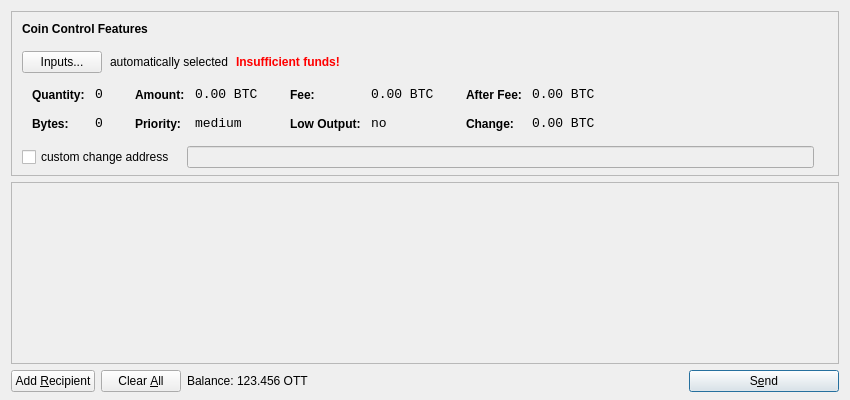
<?xml version="1.0" encoding="UTF-8"?>
<ui version="4.0">
 <class>SendCoinsDialog</class>
 <widget class="QDialog" name="SendCoinsDialog">
  <property name="geometry">
   <rect>
    <x>0</x>
    <y>0</y>
    <width>850</width>
    <height>400</height>
   </rect>
  </property>
  <property name="windowTitle">
   <string>Send Coins</string>
  </property>
  <layout class="QVBoxLayout" name="verticalLayout" stretch="0,1,0">
   <property name="bottomMargin">
    <number>8</number>
   </property>
   <item>
    <widget class="QFrame" name="frameCoinControl">
     <property name="sizePolicy">
      <sizepolicy hsizetype="Expanding" vsizetype="Expanding">
       <horstretch>0</horstretch>
       <verstretch>0</verstretch>
      </sizepolicy>
     </property>
     <property name="maximumSize">
      <size>
       <width>16777215</width>
       <height>16777215</height>
      </size>
     </property>
     <property name="frameShape">
      <enum>QFrame::StyledPanel</enum>
     </property>
     <property name="frameShadow">
      <enum>QFrame::Sunken</enum>
     </property>
     <layout class="QVBoxLayout" name="verticalLayoutCoinControl2">
      <property name="spacing">
       <number>-1</number>
      </property>
      <property name="leftMargin">
       <number>0</number>
      </property>
      <property name="topMargin">
       <number>0</number>
      </property>
      <property name="rightMargin">
       <number>0</number>
      </property>
      <property name="bottomMargin">
       <number>6</number>
      </property>
      <item>
       <layout class="QVBoxLayout" name="verticalLayoutCoinControl" stretch="0,0,0,0,1">
        <property name="spacing">
         <number>0</number>
        </property>
        <property name="leftMargin">
         <number>10</number>
        </property>
        <property name="topMargin">
         <number>10</number>
        </property>
        <item>
         <layout class="QHBoxLayout" name="horizontalLayoutCoinControl1">
          <property name="bottomMargin">
           <number>15</number>
          </property>
          <item>
           <widget class="QLabel" name="labelCoinControlFeatures">
            <property name="sizePolicy">
             <sizepolicy hsizetype="Preferred" vsizetype="Maximum">
              <horstretch>0</horstretch>
              <verstretch>0</verstretch>
             </sizepolicy>
            </property>
            <property name="font">
             <font>
              <weight>75</weight>
              <bold>true</bold>
             </font>
            </property>
            <property name="styleSheet">
             <string notr="true">font-weight:bold;</string>
            </property>
            <property name="text">
             <string>Coin Control Features</string>
            </property>
           </widget>
          </item>
         </layout>
        </item>
        <item>
         <layout class="QHBoxLayout" name="horizontalLayoutCoinControl2" stretch="0,0,0,0">
          <property name="spacing">
           <number>8</number>
          </property>
          <property name="bottomMargin">
           <number>10</number>
          </property>
          <item>
           <widget class="QPushButton" name="pushButtonCoinControl">
            <property name="styleSheet">
             <string notr="true"/>
            </property>
            <property name="text">
             <string>Inputs...</string>
            </property>
           </widget>
          </item>
          <item>
           <widget class="QLabel" name="labelCoinControlAutomaticallySelected">
            <property name="text">
             <string>automatically selected</string>
            </property>
            <property name="margin">
             <number>5</number>
            </property>
           </widget>
          </item>
          <item>
           <widget class="QLabel" name="labelCoinControlInsuffFunds">
            <property name="font">
             <font>
              <weight>75</weight>
              <bold>true</bold>
             </font>
            </property>
            <property name="styleSheet">
             <string notr="true">color:red;font-weight:bold;</string>
            </property>
            <property name="text">
             <string>Insufficient funds!</string>
            </property>
            <property name="margin">
             <number>5</number>
            </property>
           </widget>
          </item>
          <item>
           <spacer name="horizontalSpacerCoinControl">
            <property name="orientation">
             <enum>Qt::Horizontal</enum>
            </property>
            <property name="sizeHint" stdset="0">
             <size>
              <width>40</width>
              <height>1</height>
             </size>
            </property>
           </spacer>
          </item>
         </layout>
        </item>
        <item>
         <widget class="QWidget" name="widgetCoinControl" native="true">
          <property name="sizePolicy">
           <sizepolicy hsizetype="Preferred" vsizetype="Preferred">
            <horstretch>0</horstretch>
            <verstretch>0</verstretch>
           </sizepolicy>
          </property>
          <property name="minimumSize">
           <size>
            <width>0</width>
            <height>0</height>
           </size>
          </property>
          <property name="styleSheet">
           <string notr="true"/>
          </property>
          <layout class="QHBoxLayout" name="horizontalLayoutCoinControl5">
           <property name="margin">
            <number>0</number>
           </property>
           <item>
            <layout class="QHBoxLayout" name="horizontalLayoutCoinControl3" stretch="0,0,0,1">
             <property name="spacing">
              <number>20</number>
             </property>
             <property name="topMargin">
              <number>0</number>
             </property>
             <property name="bottomMargin">
              <number>10</number>
             </property>
             <item>
              <layout class="QFormLayout" name="formLayoutCoinControl1">
               <property name="horizontalSpacing">
                <number>10</number>
               </property>
               <property name="verticalSpacing">
                <number>14</number>
               </property>
               <property name="leftMargin">
                <number>10</number>
               </property>
               <property name="topMargin">
                <number>4</number>
               </property>
               <property name="rightMargin">
                <number>6</number>
               </property>
               <item row="0" column="0">
                <widget class="QLabel" name="labelCoinControlQuantityText">
                 <property name="styleSheet">
                  <string notr="true">font-weight:bold;</string>
                 </property>
                 <property name="text">
                  <string>Quantity:</string>
                 </property>
                 <property name="margin">
                  <number>0</number>
                 </property>
                </widget>
               </item>
               <item row="0" column="1">
                <widget class="QLabel" name="labelCoinControlQuantity">
                 <property name="font">
                  <font>
                   <family>Monospace</family>
                   <pointsize>10</pointsize>
                  </font>
                 </property>
                 <property name="cursor">
                  <cursorShape>IBeamCursor</cursorShape>
                 </property>
                 <property name="contextMenuPolicy">
                  <enum>Qt::ActionsContextMenu</enum>
                 </property>
                 <property name="text">
                  <string notr="true">0</string>
                 </property>
                 <property name="margin">
                  <number>0</number>
                 </property>
                 <property name="textInteractionFlags">
                  <set>Qt::LinksAccessibleByMouse|Qt::TextSelectableByKeyboard|Qt::TextSelectableByMouse</set>
                 </property>
                </widget>
               </item>
               <item row="1" column="0">
                <widget class="QLabel" name="labelCoinControlBytesText">
                 <property name="styleSheet">
                  <string notr="true">font-weight:bold;</string>
                 </property>
                 <property name="text">
                  <string>Bytes:</string>
                 </property>
                </widget>
               </item>
               <item row="1" column="1">
                <widget class="QLabel" name="labelCoinControlBytes">
                 <property name="font">
                  <font>
                   <family>Monospace</family>
                   <pointsize>10</pointsize>
                  </font>
                 </property>
                 <property name="cursor">
                  <cursorShape>IBeamCursor</cursorShape>
                 </property>
                 <property name="contextMenuPolicy">
                  <enum>Qt::ActionsContextMenu</enum>
                 </property>
                 <property name="text">
                  <string notr="true">0</string>
                 </property>
                 <property name="textInteractionFlags">
                  <set>Qt::LinksAccessibleByMouse|Qt::TextSelectableByKeyboard|Qt::TextSelectableByMouse</set>
                 </property>
                </widget>
               </item>
              </layout>
             </item>
             <item>
              <layout class="QFormLayout" name="formLayoutCoinControl2">
               <property name="horizontalSpacing">
                <number>10</number>
               </property>
               <property name="verticalSpacing">
                <number>14</number>
               </property>
               <property name="leftMargin">
                <number>6</number>
               </property>
               <property name="topMargin">
                <number>4</number>
               </property>
               <property name="rightMargin">
                <number>6</number>
               </property>
               <item row="0" column="0">
                <widget class="QLabel" name="labelCoinControlAmountText">
                 <property name="styleSheet">
                  <string notr="true">font-weight:bold;</string>
                 </property>
                 <property name="text">
                  <string>Amount:</string>
                 </property>
                 <property name="margin">
                  <number>0</number>
                 </property>
                </widget>
               </item>
               <item row="0" column="1">
                <widget class="QLabel" name="labelCoinControlAmount">
                 <property name="font">
                  <font>
                   <family>Monospace</family>
                   <pointsize>10</pointsize>
                  </font>
                 </property>
                 <property name="cursor">
                  <cursorShape>IBeamCursor</cursorShape>
                 </property>
                 <property name="contextMenuPolicy">
                  <enum>Qt::ActionsContextMenu</enum>
                 </property>
                 <property name="text">
                  <string notr="true">0.00 BTC</string>
                 </property>
                 <property name="textInteractionFlags">
                  <set>Qt::LinksAccessibleByMouse|Qt::TextSelectableByKeyboard|Qt::TextSelectableByMouse</set>
                 </property>
                </widget>
               </item>
               <item row="1" column="0">
                <widget class="QLabel" name="labelCoinControlPriorityText">
                 <property name="styleSheet">
                  <string notr="true">font-weight:bold;</string>
                 </property>
                 <property name="text">
                  <string>Priority:</string>
                 </property>
                </widget>
               </item>
               <item row="1" column="1">
                <widget class="QLabel" name="labelCoinControlPriority">
                 <property name="font">
                  <font>
                   <family>Monospace</family>
                   <pointsize>10</pointsize>
                  </font>
                 </property>
                 <property name="cursor">
                  <cursorShape>IBeamCursor</cursorShape>
                 </property>
                 <property name="contextMenuPolicy">
                  <enum>Qt::ActionsContextMenu</enum>
                 </property>
                 <property name="text">
                  <string>medium</string>
                 </property>
                 <property name="textInteractionFlags">
                  <set>Qt::LinksAccessibleByMouse|Qt::TextSelectableByKeyboard|Qt::TextSelectableByMouse</set>
                 </property>
                </widget>
               </item>
              </layout>
             </item>
             <item>
              <layout class="QFormLayout" name="formLayoutCoinControl3">
               <property name="horizontalSpacing">
                <number>10</number>
               </property>
               <property name="verticalSpacing">
                <number>14</number>
               </property>
               <property name="leftMargin">
                <number>6</number>
               </property>
               <property name="topMargin">
                <number>4</number>
               </property>
               <property name="rightMargin">
                <number>6</number>
               </property>
               <item row="0" column="0">
                <widget class="QLabel" name="labelCoinControlFeeText">
                 <property name="styleSheet">
                  <string notr="true">font-weight:bold;</string>
                 </property>
                 <property name="text">
                  <string>Fee:</string>
                 </property>
                 <property name="margin">
                  <number>0</number>
                 </property>
                </widget>
               </item>
               <item row="0" column="1">
                <widget class="QLabel" name="labelCoinControlFee">
                 <property name="font">
                  <font>
                   <family>Monospace</family>
                   <pointsize>10</pointsize>
                  </font>
                 </property>
                 <property name="cursor">
                  <cursorShape>IBeamCursor</cursorShape>
                 </property>
                 <property name="contextMenuPolicy">
                  <enum>Qt::ActionsContextMenu</enum>
                 </property>
                 <property name="text">
                  <string notr="true">0.00 BTC</string>
                 </property>
                 <property name="textInteractionFlags">
                  <set>Qt::LinksAccessibleByMouse|Qt::TextSelectableByKeyboard|Qt::TextSelectableByMouse</set>
                 </property>
                </widget>
               </item>
               <item row="1" column="0">
                <widget class="QLabel" name="labelCoinControlLowOutputText">
                 <property name="styleSheet">
                  <string notr="true">font-weight:bold;</string>
                 </property>
                 <property name="text">
                  <string>Low Output:</string>
                 </property>
                </widget>
               </item>
               <item row="1" column="1">
                <widget class="QLabel" name="labelCoinControlLowOutput">
                 <property name="font">
                  <font>
                   <family>Monospace</family>
                   <pointsize>10</pointsize>
                  </font>
                 </property>
                 <property name="cursor">
                  <cursorShape>IBeamCursor</cursorShape>
                 </property>
                 <property name="contextMenuPolicy">
                  <enum>Qt::ActionsContextMenu</enum>
                 </property>
                 <property name="text">
                  <string>no</string>
                 </property>
                 <property name="textInteractionFlags">
                  <set>Qt::LinksAccessibleByMouse|Qt::TextSelectableByKeyboard|Qt::TextSelectableByMouse</set>
                 </property>
                </widget>
               </item>
              </layout>
             </item>
             <item>
              <layout class="QFormLayout" name="formLayoutCoinControl4">
               <property name="horizontalSpacing">
                <number>10</number>
               </property>
               <property name="verticalSpacing">
                <number>14</number>
               </property>
               <property name="leftMargin">
                <number>6</number>
               </property>
               <property name="topMargin">
                <number>4</number>
               </property>
               <property name="rightMargin">
                <number>6</number>
               </property>
               <item row="0" column="0">
                <widget class="QLabel" name="labelCoinControlAfterFeeText">
                 <property name="styleSheet">
                  <string notr="true">font-weight:bold;</string>
                 </property>
                 <property name="text">
                  <string>After Fee:</string>
                 </property>
                 <property name="margin">
                  <number>0</number>
                 </property>
                </widget>
               </item>
               <item row="0" column="1">
                <widget class="QLabel" name="labelCoinControlAfterFee">
                 <property name="font">
                  <font>
                   <family>Monospace</family>
                   <pointsize>10</pointsize>
                  </font>
                 </property>
                 <property name="cursor">
                  <cursorShape>IBeamCursor</cursorShape>
                 </property>
                 <property name="contextMenuPolicy">
                  <enum>Qt::ActionsContextMenu</enum>
                 </property>
                 <property name="text">
                  <string notr="true">0.00 BTC</string>
                 </property>
                 <property name="textInteractionFlags">
                  <set>Qt::LinksAccessibleByMouse|Qt::TextSelectableByKeyboard|Qt::TextSelectableByMouse</set>
                 </property>
                </widget>
               </item>
               <item row="1" column="0">
                <widget class="QLabel" name="labelCoinControlChangeText">
                 <property name="styleSheet">
                  <string notr="true">font-weight:bold;</string>
                 </property>
                 <property name="text">
                  <string>Change:</string>
                 </property>
                </widget>
               </item>
               <item row="1" column="1">
                <widget class="QLabel" name="labelCoinControlChange">
                 <property name="font">
                  <font>
                   <family>Monospace</family>
                   <pointsize>10</pointsize>
                  </font>
                 </property>
                 <property name="cursor">
                  <cursorShape>IBeamCursor</cursorShape>
                 </property>
                 <property name="contextMenuPolicy">
                  <enum>Qt::ActionsContextMenu</enum>
                 </property>
                 <property name="text">
                  <string notr="true">0.00 BTC</string>
                 </property>
                 <property name="textInteractionFlags">
                  <set>Qt::LinksAccessibleByMouse|Qt::TextSelectableByKeyboard|Qt::TextSelectableByMouse</set>
                 </property>
                </widget>
               </item>
              </layout>
             </item>
            </layout>
           </item>
          </layout>
         </widget>
        </item>
        <item>
         <layout class="QHBoxLayout" name="horizontalLayoutCoinControl4" stretch="0,0,0">
          <property name="spacing">
           <number>12</number>
          </property>
          <property name="sizeConstraint">
           <enum>QLayout::SetDefaultConstraint</enum>
          </property>
          <property name="topMargin">
           <number>5</number>
          </property>
          <property name="rightMargin">
           <number>5</number>
          </property>
          <item>
           <widget class="QCheckBox" name="checkBoxCoinControlChange">
            <property name="text">
             <string>custom change address</string>
            </property>
           </widget>
          </item>
          <item>
           <widget class="QLineEdit" name="lineEditCoinControlChange">
            <property name="enabled">
             <bool>false</bool>
            </property>
            <property name="sizePolicy">
             <sizepolicy hsizetype="Expanding" vsizetype="Fixed">
              <horstretch>0</horstretch>
              <verstretch>0</verstretch>
             </sizepolicy>
            </property>
           </widget>
          </item>
          <item>
           <widget class="QLabel" name="labelCoinControlChangeLabel">
            <property name="sizePolicy">
             <sizepolicy hsizetype="Preferred" vsizetype="Expanding">
              <horstretch>0</horstretch>
              <verstretch>0</verstretch>
             </sizepolicy>
            </property>
            <property name="minimumSize">
             <size>
              <width>0</width>
              <height>0</height>
             </size>
            </property>
            <property name="text">
             <string/>
            </property>
            <property name="margin">
             <number>3</number>
            </property>
           </widget>
          </item>
         </layout>
        </item>
        <item>
         <spacer name="verticalSpacerCoinControl">
          <property name="orientation">
           <enum>Qt::Vertical</enum>
          </property>
          <property name="sizeHint" stdset="0">
           <size>
            <width>800</width>
            <height>1</height>
           </size>
          </property>
         </spacer>
        </item>
       </layout>
      </item>
     </layout>
    </widget>
   </item>
   <item>
    <widget class="QScrollArea" name="scrollArea">
     <property name="widgetResizable">
      <bool>true</bool>
     </property>
     <widget class="QWidget" name="scrollAreaWidgetContents">
      <property name="geometry">
       <rect>
        <x>0</x>
        <y>0</y>
        <width>830</width>
        <height>165</height>
       </rect>
      </property>
      <layout class="QVBoxLayout" name="verticalLayout_2">
       <property name="margin">
        <number>0</number>
       </property>
       <item>
        <layout class="QVBoxLayout" name="entries">
         <property name="spacing">
          <number>6</number>
         </property>
        </layout>
       </item>
       <item>
        <spacer name="verticalSpacer">
         <property name="orientation">
          <enum>Qt::Vertical</enum>
         </property>
         <property name="sizeHint" stdset="0">
          <size>
           <width>20</width>
           <height>40</height>
          </size>
         </property>
        </spacer>
       </item>
      </layout>
     </widget>
    </widget>
   </item>
   <item>
    <layout class="QHBoxLayout" name="horizontalLayout">
     <item>
      <widget class="QPushButton" name="addButton">
       <property name="toolTip">
        <string>Send to multiple recipients at once</string>
       </property>
       <property name="text">
        <string>Add &amp;Recipient</string>
       </property>
       <property name="icon">
        <iconset resource="../bitcoin.qrc">
         <normaloff>:/icons/add</normaloff>:/icons/add</iconset>
       </property>
       <property name="autoDefault">
        <bool>false</bool>
       </property>
      </widget>
     </item>
     <item>
      <widget class="QPushButton" name="clearButton">
       <property name="sizePolicy">
        <sizepolicy hsizetype="Minimum" vsizetype="Fixed">
         <horstretch>0</horstretch>
         <verstretch>0</verstretch>
        </sizepolicy>
       </property>
       <property name="toolTip">
        <string>Remove all transaction fields</string>
       </property>
       <property name="text">
        <string>Clear &amp;All</string>
       </property>
       <property name="icon">
        <iconset resource="../bitcoin.qrc">
         <normaloff>:/icons/remove</normaloff>:/icons/remove</iconset>
       </property>
       <property name="autoRepeatDelay">
        <number>300</number>
       </property>
       <property name="autoDefault">
        <bool>false</bool>
       </property>
      </widget>
     </item>
     <item>
      <layout class="QHBoxLayout" name="horizontalLayout_2">
       <property name="spacing">
        <number>3</number>
       </property>
       <item>
        <widget class="QLabel" name="label">
         <property name="text">
          <string>Balance:</string>
         </property>
        </widget>
       </item>
       <item>
        <widget class="QLabel" name="labelBalance">
         <property name="cursor">
          <cursorShape>IBeamCursor</cursorShape>
         </property>
         <property name="text">
          <string>123.456 OTT</string>
         </property>
         <property name="textInteractionFlags">
          <set>Qt::LinksAccessibleByMouse|Qt::TextSelectableByKeyboard|Qt::TextSelectableByMouse</set>
         </property>
        </widget>
       </item>
      </layout>
     </item>
     <item>
      <spacer name="horizontalSpacer">
       <property name="orientation">
        <enum>Qt::Horizontal</enum>
       </property>
       <property name="sizeHint" stdset="0">
        <size>
         <width>40</width>
         <height>20</height>
        </size>
       </property>
      </spacer>
     </item>
     <item>
      <widget class="QPushButton" name="sendButton">
       <property name="minimumSize">
        <size>
         <width>150</width>
         <height>0</height>
        </size>
       </property>
       <property name="toolTip">
        <string>Confirm the send action</string>
       </property>
       <property name="text">
        <string>S&amp;end</string>
       </property>
       <property name="icon">
        <iconset resource="../bitcoin.qrc">
         <normaloff>:/icons/send</normaloff>:/icons/send</iconset>
       </property>
       <property name="default">
        <bool>true</bool>
       </property>
      </widget>
     </item>
    </layout>
   </item>
  </layout>
 </widget>
 <resources>
  <include location="../bitcoin.qrc"/>
 </resources>
 <connections/>
</ui>
